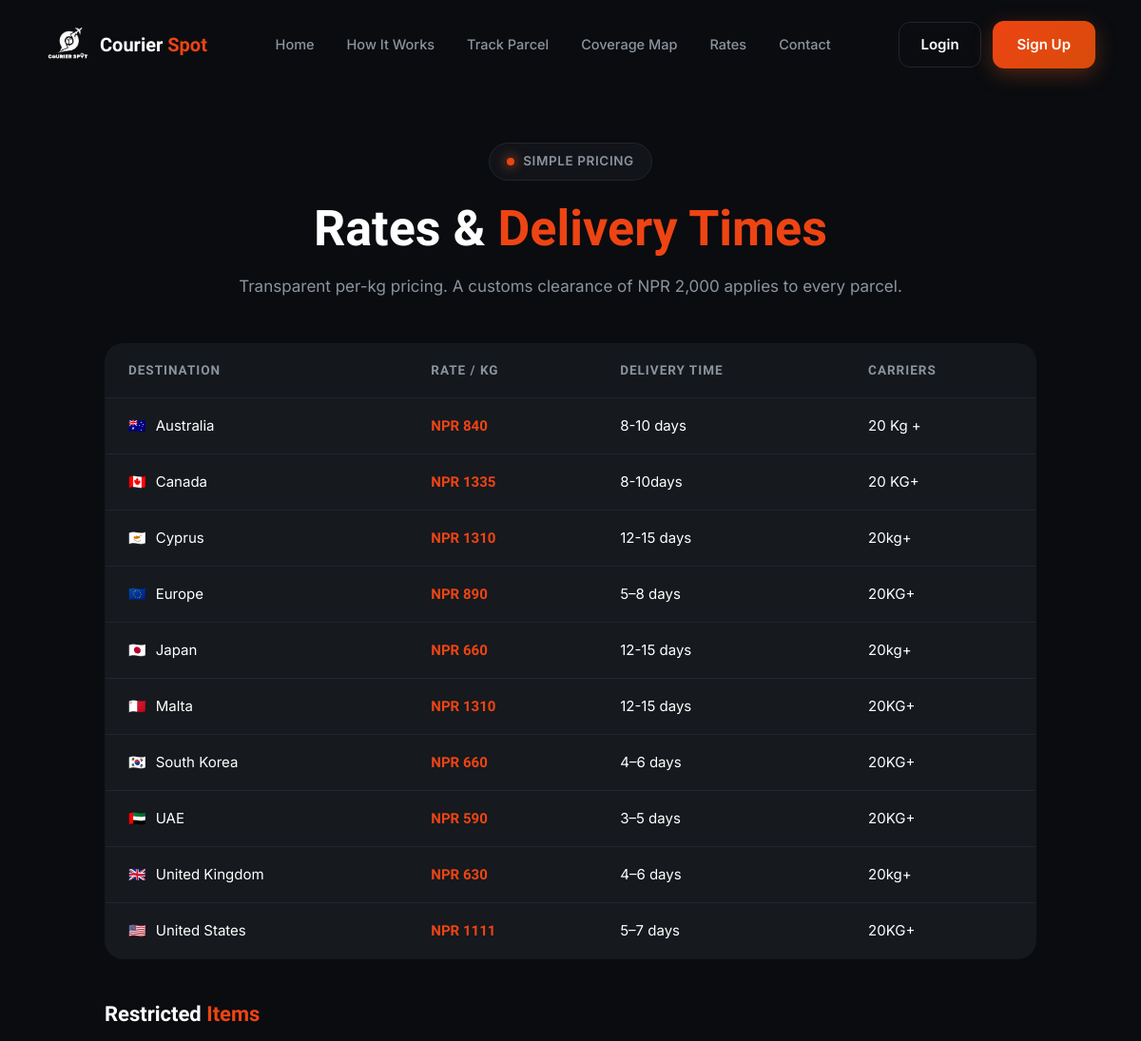
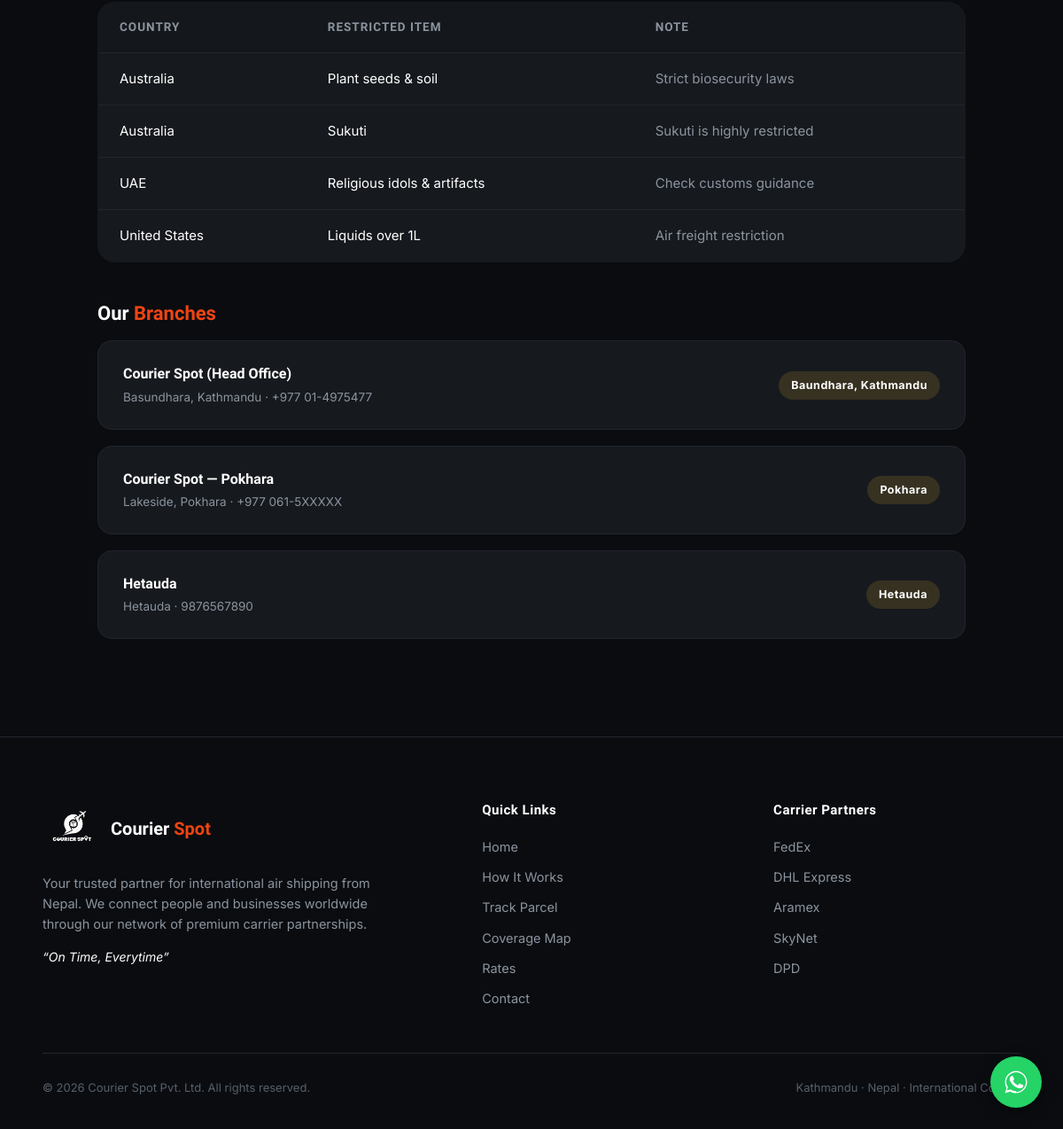
The page /rates/ on the database its author committed (2 pictures, top to bottom).
### core/models.py (models this page shows, shortened)
class RateCard(models.Model):
    country = models.CharField(max_length=80, unique=True)
    flag = models.CharField(max_length=8, blank=True, help_text='Emoji flag, e.g. 🇺🇸')
    rate_per_kg = models.DecimalField(max_digits=12, decimal_places=2)
    delivery_days = models.CharField(max_length=30, help_text='e.g. 5–7 days')
    carriers = models.CharField(max_length=120, help_text='e.g. FedEx · DHL Express')
    is_active = models.BooleanField(default=True)
    class Meta:
        ordering = ['country']

class RestrictedItem(models.Model):
    country = models.CharField(max_length=80)
    item = models.CharField(max_length=160)
    note = models.CharField(max_length=255, blank=True)
    class Meta:
        ordering = ['country', 'item']

### operations/models.py (models this page shows, shortened)
class Branch(models.Model):
    name = models.CharField(max_length=120)
    location = models.CharField(max_length=160, help_text='City / area, e.g. Kathmandu — Dhumbarahi')
    address = models.CharField(max_length=255)
    phone = models.CharField(max_length=40)
    email = models.EmailField(blank=True)
    is_active = models.BooleanField(default=True)
    created_at = models.DateTimeField(auto_now_add=True)
    class Meta:
        verbose_name_plural = 'Branches'

### core/views.py (the view)
# urls.py: path('rates/', core_v.rates_page, name='rates_page'),
def rates_page(request):
    return render(request, 'public/rates.html', {
        'rates': RateCard.objects.filter(is_active=True),
        'restricted': RestrictedItem.objects.all(),
        'branches': Branch.objects.filter(is_active=True),
    })

### templates/public/rates.html (shortened to what this page needs)
{% extends "public/base_public.html" %}
{% block content %}
<section class="page-pad">
  <div class="container" style="max-width:980px">
    <div class="section-head" style="margin-bottom:46px">
      <div class="badge"><span class="dot"></span> SIMPLE PRICING</div>
      <h2>Rates & <span class="accent">Delivery Times</span></h2>
      <p>Transparent per-kg pricing. A customs clearance of NPR 2,000 applies to every parcel.</p>
    </div>
    <table class="rate-table">
      <thead><tr><th>DESTINATION</th><th>RATE / KG</th><th>DELIVERY TIME</th><th>CARRIERS</th></tr></thead>
      <tbody>
        {% for r in rates %}
        <tr><td><span class="flag">{{ r.flag }}</span>{{ r.country }}</td>
            <td class="price">NPR {{ r.rate_per_kg|floatformat:0 }}</td>
            <td>{{ r.delivery_days }}</td><td>{{ r.carriers }}</td></tr>
        {% empty %}<tr><td colspan="4" style="text-align:center;color:#5d6772">Rates coming soon.</td></tr>{% endfor %}
      </tbody>
    </table>
    <div class="rt-section">
      <h3>Restricted <span class="accent">Items</span></h3>
      <table class="rate-table">
        <thead><tr><th>COUNTRY</th><th>RESTRICTED ITEM</th><th>NOTE</th></tr></thead>
        <tbody>
          {% for x in restricted %}
          <tr><td>{{ x.country }}</td><td>{{ x.item }}</td><td style="color:var(--muted)">{{ x.note }}</td></tr>
          {% empty %}<tr><td colspan="3" style="text-align:center;color:#5d6772">No restrictions listed yet.</td></tr>{% endfor %}
        </tbody>
      </table>
    </div>
    <div class="rt-section">
      <h3>Our <span class="accent">Branches</span></h3>
      <div class="parcel-grid">
        {% for b in branches %}
        <div class="parcel-card">
          <div><div style="font-family:var(--display);font-weight:700">{{ b.name }}</div>
          <div style="color:var(--muted);font-size:13.5px;margin-top:3px">{{ b.address }} · {{ b.phone }}</div></div>
          <span class="pstatus ps-PROCESSING">{{ b.location }}</span>
        </div>
        {% endfor %}
      </div>
    </div>
  </div>
</section>
{% endblock %}

### templates/public/base_public.html (style rules this page uses)
:root { --bg:#0A0C10; --panel:#101216; --card:#16191E; --border:#21262D; --orange:#EE4413; --orange-light:#FF8C5A; --navy:#182030; --text:#FFFFFF; --muted:#8B949E; --display:'Sora',sans-serif; --body:'Inter',sans-serif; }
* { margin:0;padding:0;box-sizing:border-box }
html { scroll-behavior:smooth }
body { background:var(--bg);color:var(--text);font-family:var(--body);line-height:1.6;overflow-x:hidden }
.container { width:min(1180px,92%);margin:0 auto }
section { padding:110px 0;position:relative }
.badge { display:inline-flex;align-items:center;gap:9px;padding:8px 18px;border:1px solid var(--border);border-radius:999px;background:rgba(22,25,30,.7);backdrop-filter:blur(6px);font-size:13.5px;font-weight:600;letter-spacing:.6px;color:var(--muted) }
.badge .dot { width:8px;height:8px;border-radius:50%;background:var(--orange);box-shadow:0 0 12px 2px rgba(242,101,34,.5);animation:pulse 2.2s infinite }
h1,h2,h3 { font-family:var(--display);line-height:1.12 }
.accent { color:var(--orange) }
.section-head { text-align:center;max-width:760px;margin:0 auto 70px }
.section-head h2 { font-size:clamp(32px,4.6vw,52px);font-weight:800;margin:22px 0 18px }
.section-head p { color:var(--muted);font-size:17px }
.rate-table { width:100%;border-collapse:collapse;background:var(--card);border:1px solid var(--border);border-radius:20px;overflow:hidden }
.rate-table th { background:#14171C;font-family:var(--display);font-size:13.5px;letter-spacing:1px;color:var(--muted);text-align:left;padding:17px 24px;font-weight:600 }
.rate-table td { padding:17px 24px;border-top:1px solid var(--border);font-size:15px }
.rate-table tr { transition:background .25s }
.rate-table .price { font-family:var(--display);font-weight:700;color:var(--orange) }
.flag { margin-right:10px }
.page-pad { padding-top:150px }
.parcel-grid { display:grid;gap:18px }
.parcel-card { background:var(--card);border:1px solid var(--border);border-radius:16px;padding:24px 28px;display:flex;justify-content:space-between;align-items:center;gap:18px;flex-wrap:wrap;transition:border-color .3s,transform .3s }
.pstatus { padding:6px 14px;border-radius:999px;font-size:12.5px;font-weight:700;letter-spacing:.5px }
.ps-PROCESSING { background:rgba(248,197,55,.14);color:var(--gold) }
.rt-section h3 { font-size:22px;margin:46px 0 18px }

### rows shown on the page
RateCard: flag "🇦🇺", country "Australia", rate_per_kg "840", delivery_days "8-10 days", carriers "20 Kg +"
RateCard: flag "🇨🇦", country "Canada", rate_per_kg "1335", delivery_days "8-10days", carriers "20 KG+"
RateCard: flag "🇨🇾", country "Cyprus", rate_per_kg "1310", delivery_days "12-15 days", carriers "20kg+"
RateCard: flag "🇪🇺", country "Europe", rate_per_kg "890", delivery_days "5–8 days", carriers "20KG+"
RateCard: flag "🇯🇵", country "Japan", rate_per_kg "660", delivery_days "12-15 days", carriers "20kg+"
RateCard: flag "🇲🇹", country "Malta", rate_per_kg "1310", delivery_days "12-15 days", carriers "20KG+"
RateCard: flag "🇰🇷", country "South Korea", rate_per_kg "660", delivery_days "4–6 days", carriers "20KG+"
RateCard: flag "🇦🇪", country "UAE", rate_per_kg "590", delivery_days "3–5 days", carriers "20KG+"
RateCard: flag "🇬🇧", country "United Kingdom", rate_per_kg "630", delivery_days "4–6 days", carriers "20kg+"
RateCard: flag "🇺🇸", country "United States", rate_per_kg "1111", delivery_days "5–7 days", carriers "20KG+"
RestrictedItem: country "Australia", item "Plant seeds & soil", note "Strict biosecurity laws"
RestrictedItem: country "Australia", item "Sukuti", note "Sukuti is highly restricted"
RestrictedItem: country "UAE", item "Religious idols & artifacts", note "Check customs guidance"
RestrictedItem: country "United States", item "Liquids over 1L", note "Air freight restriction"
Branch: name "Courier Spot (Head Office)", address "Basundhara, Kathmandu", phone "+977 01-4975477", location "Baundhara, Kathmandu"
Branch: name "Courier Spot — Pokhara", address "Lakeside, Pokhara", phone "+977 061-5XXXXX", location "Pokhara"
Branch: name "Hetauda", address "Hetauda", phone "9876567890", location "Hetauda"
